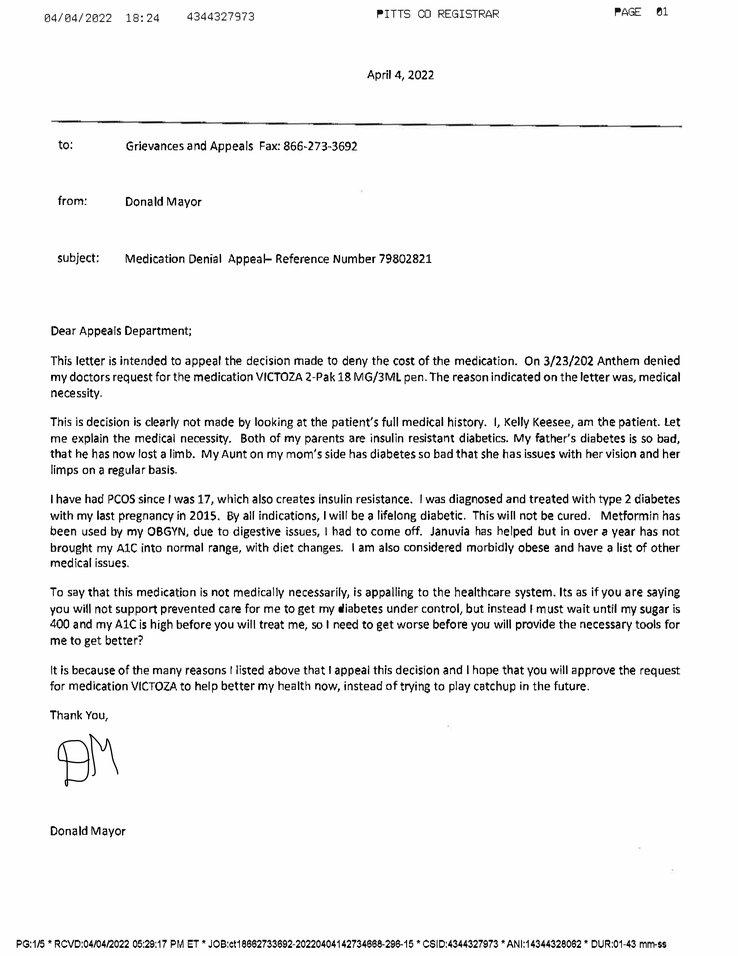
#> input picture backend/uploads/210081a1-6e19-4462-b893-03f9d442e9a9/temp_table_extraction/page_0001.png, 738 x 956 px, shrunk from 2548 x 3298 before the run
$ python -i table_extractor.py   (imports and definitions only)
#> lines starting #> are read from the running program, lines starting #| are printed output that depends on the picture; after the words box and inside, x2 and y2 are one past the last pixel; in counts of white or black regions, pixels touching at a corner belong together
import cv2
import numpy as np
from PIL import Image
import pytesseract
from typing import List, Dict, Any
import logging

logger = logging.getLogger(__name__)

class TableExtractor:
    """
    Extracts tables from medical bills and invoices.
    Detects table structure and extracts data in structured format.
    """

    def detect_tables(self, image_path: str) -> List[Dict[str, Any]]:
        """
        Detect and extract tables from image.

        Args:
            image_path: Path to image file

        Returns:
            List of detected tables with their content
        """
        try:
            # Read image
            img = cv2.imread(image_path)
#> img is the input picture: shape (956, 738, 3); min 0, max 255, mean 242
            gray = cv2.cvtColor(img, cv2.COLOR_BGR2GRAY)

            # Apply thresholding
            thresh = cv2.threshold(gray, 0, 255, cv2.THRESH_BINARY_INV + cv2.THRESH_OTSU)[1]
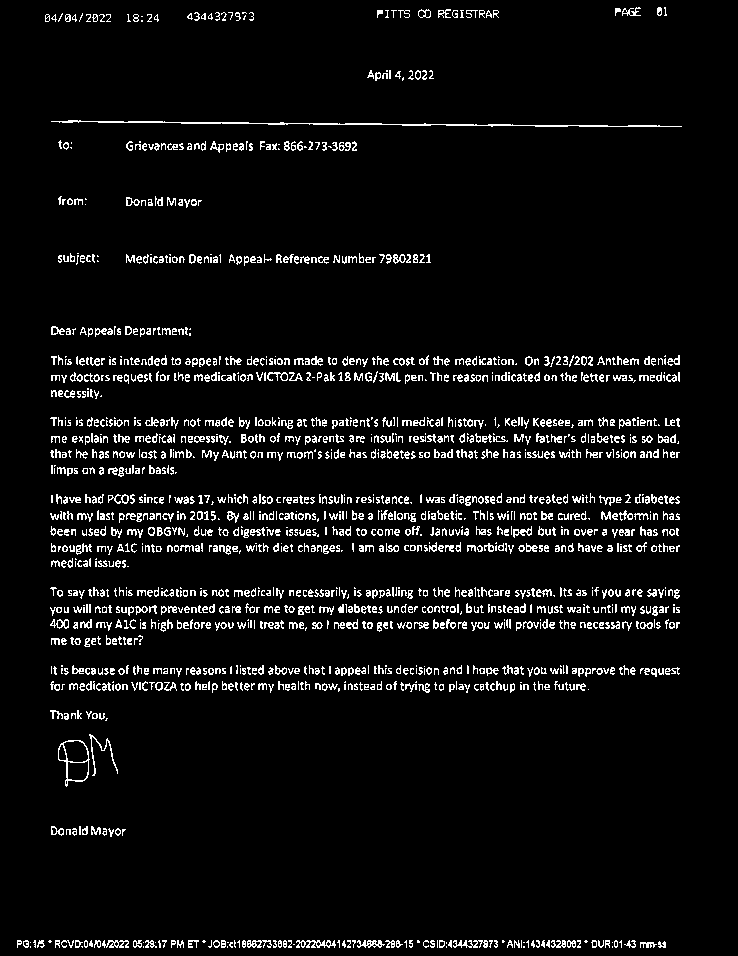
#> thresh: shape (956, 738); 5.6% white in thin lines or dots, all inside (x1, y1, x2, y2) = (17, 7, 682, 948)

            # Detect horizontal and vertical lines
            horizontal_kernel = cv2.getStructuringElement(cv2.MORPH_RECT, (40, 1))
            vertical_kernel = cv2.getStructuringElement(cv2.MORPH_RECT, (1, 40))

            horizontal_lines = cv2.morphologyEx(thresh, cv2.MORPH_OPEN, horizontal_kernel, iterations=2)
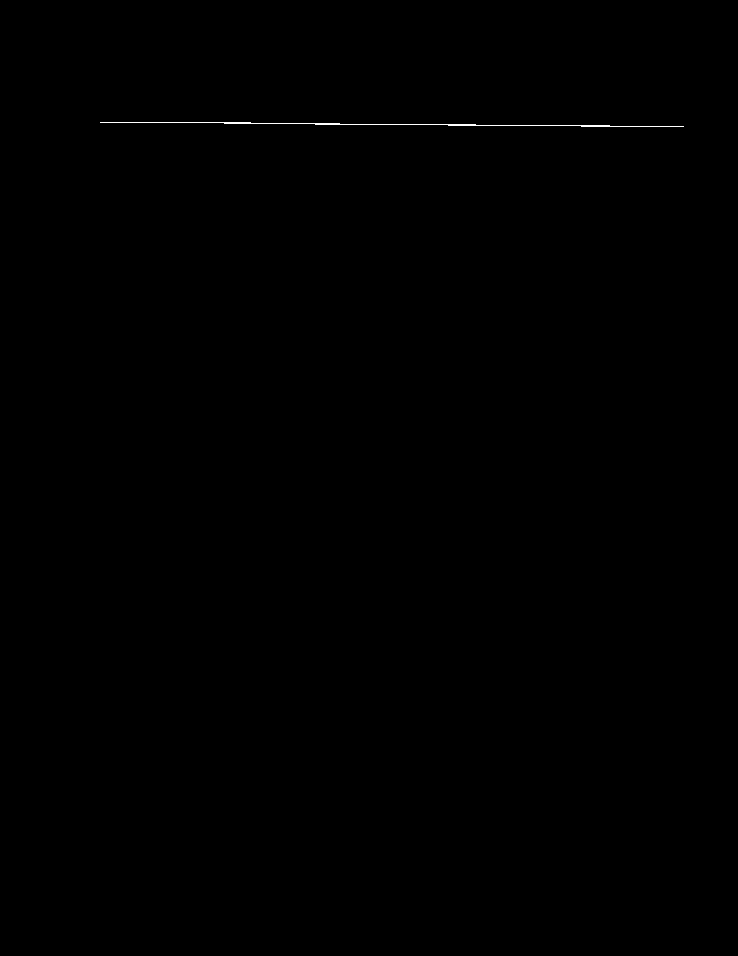
#> horizontal_lines: shape (956, 738); 0.1% white in thin lines or dots, all inside (x1, y1, x2, y2) = (100, 122, 684, 127)
            vertical_lines = cv2.morphologyEx(thresh, cv2.MORPH_OPEN, vertical_kernel, iterations=2)
#> vertical_lines: shape (956, 738); every value is 0

            # Combine lines to find table structure
            table_mask = cv2.add(horizontal_lines, vertical_lines)

            # Find contours (table cells)
            contours, _ = cv2.findContours(table_mask, cv2.RETR_TREE, cv2.CHAIN_APPROX_SIMPLE)
#> contours = 1 contour; box (x1, y1, x2, y2) and area: (100, 122, 684, 127) 109

            # Extract tables
            tables = self._extract_table_data(img, contours)

            logger.info(f"Detected {len(tables)} tables")
            return tables

        except Exception as e:
            logger.error(f"Table detection failed: {str(e)}")
            return []

    def _extract_table_data(
        self,
        image: np.ndarray,
        contours: list
    ) -> List[Dict[str, Any]]:
        """Extract data from detected table regions"""
        tables = []

        # Filter and sort contours by area
        valid_contours = [c for c in contours if cv2.contourArea(c) > 1000]
#> valid_contours = []
        valid_contours = sorted(valid_contours, key=lambda c: cv2.boundingRect(c)[1])

        for idx, contour in enumerate(valid_contours[:5]):  # Limit to top 5 tables
            x, y, w, h = cv2.boundingRect(contour)

            # Extract table region
            table_roi = image[y:y+h, x:x+w]

            # OCR on table region
            pil_img = Image.fromarray(cv2.cvtColor(table_roi, cv2.COLOR_BGR2RGB))
            table_text = pytesseract.image_to_string(pil_img)

            tables.append({
                'table_id': idx + 1,
                'position': {'x': int(x), 'y': int(y), 'width': int(w), 'height': int(h)},
                'raw_text': table_text,
                'rows': self._parse_table_rows(table_text)
            })
#> this loop made 0 passes
#> after the loop, tables = []

        return tables

    def _parse_table_rows(self, text: str) -> List[str]:
        """Parse table text into rows"""
        lines = [line.strip() for line in text.split('\n') if line.strip()]
        return lines

>>> result = TableExtractor().detect_tables('../../uploads/210081a1-6e19-4462-b893-03f9d442e9a9/temp_table_extraction/page_0001.png')
#> result = []
